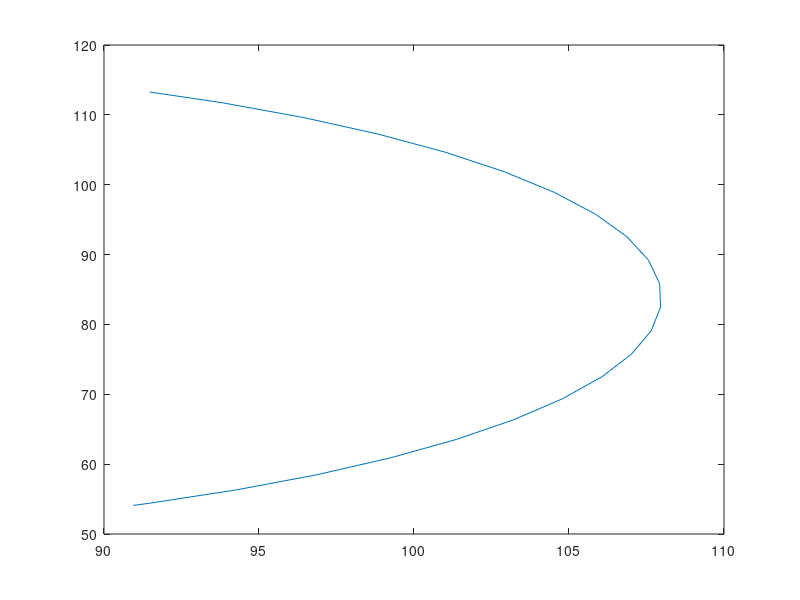

This figure's MATLAB source: (Note: this script raises an error after producing the figure.)

plot([91.4733071278068;93.7763201556497;96.4139708037729;98.830582295121;101.002881339978;102.909947511043;104.533414718579;105.857648085902;106.869894521783;107.560405539695;107.922531141065;107.952783858392;107.650872341471;107.019704163252;106.065357818322;104.797024183683;103.226918005577;101.370160264806;99.2446325534219;96.8708048652164;94.2715384584933;91.4718656896528;90.9430323683794],[113.272759828842;111.763510649935;109.637982938551;107.264155250346;104.664888843623;101.865216074782;98.8920993230452;95.7741713280016;92.5414594406766;89.2250964437252;85.8570207257166;82.4696686969926;79.0956624093047;75.767495387623;72.5172196997273;69.3761372772734;66.37449846108;63.5412106738097;60.9035600256865;58.4869485343384;56.3146494894813;54.4075833184166;54.0906128238829])
patch([100.831246236339;91.3197558838874;94.7212160099298;99.9493862036616;100.831246236339],[111.413566628471;113.303266698495;104.232706362382;105.996426427737;111.413566628471],[0;0;0])
plot([100.831246236339;91.3197558838874;94.7212160099298;99.9493862036616;100.831246236339],[111.413566628471;113.303266698495;104.232706362382;105.996426427737;111.413566628471])
plot([119.287316920236;119.082579917479;118.470340638467;117.45649528214;116.050807733504;114.266815532079;112.121699497994;109.636118271297;106.834009357959;103.742358598602;100.390940280109;96.8120303929576;93.0400957957922;89.1114622807328;85.063964736139;80.9365827759524;76.7690653447062;72.6015479134599;68.4741659532733;64.4266684086795;60.4980348936201;56.7261002964547;53.1471904093031;49.7957720908099;46.7041213314536;43.9020124181151;41.4164311914185;39.2713151573337;37.4873229559086;36.0816354072724;35.0677900509453;34.4555507719331;34.2508137691766;34.4555507719331;35.0677900509453;36.0816354072724;37.4873229559087;39.2713151573337;41.4164311914186;43.9020124181152;46.7041213314537;49.79577209081;53.1471904093032;56.7261002964548;60.4980348936202;64.4266684086796;68.4741659532734;72.60154791346;76.7690653447062;80.9365827759524;85.063964736139;89.1114622807328;93.0400957957922;96.8120303929576;100.390940280109;103.742358598602;106.834009357959;109.636118271297;112.121699497994;114.266815532079;116.050807733504;117.45649528214;118.470340638467;119.082579917479;119.287316920236;119.287316920236],[85.2727156598121;81.1051982285658;76.9778162683793;72.9303187237854;69.001685208726;65.2297506115606;61.6508407244091;58.2994224059158;55.2077716465595;52.405662733221;49.9200815065244;47.7749654724396;45.9909732710145;44.5852857223783;43.5714403660512;42.959201087039;42.7544640842825;42.959201087039;43.5714403660512;44.5852857223783;45.9909732710146;47.7749654724396;49.9200815065245;52.4056627332211;55.2077716465595;58.2994224059158;61.6508407244091;65.2297506115607;69.0016852087261;72.9303187237855;76.9778162683793;81.1051982285659;85.2727156598122;89.4402330910584;93.567615051245;97.6151125958388;101.543746110898;105.315680708064;108.894590595215;112.246008913708;115.337659673065;118.139768586403;120.6253498131;122.770465847185;124.55445804861;125.960145597246;126.973990953573;127.586230232585;127.790967235342;127.586230232585;126.973990953573;125.960145597246;124.55445804861;122.770465847185;120.6253498131;118.139768586403;115.337659673065;112.246008913708;108.894590595215;105.315680708064;101.543746110898;97.6151125958389;93.5676150512451;89.4402330910585;85.2727156598123;85.2727156598121])
patch([0;170.545431319624;170.545431319624;0;0;0.472425017505884;0.472425017505884;170.073006302118;170.073006302118;0.472425017505884;0],[170.545431319624;170.545431319624;0;0;170.545431319624;170.073006302118;0.472425017505884;0.472425017505884;170.073006302118;170.073006302118;170.545431319624],[1;1;1])
plot([119.287316920236;150.467368075624],[85.2727156598121;85.2727156598121])
plot([20.0780632440001;45.5890141893178],[141.963717760518;113.618216710165])
plot([20.0780632440001;45.5890141893178],[28.581713559106;56.927214609459])

text(10,20,'Counter Clock');